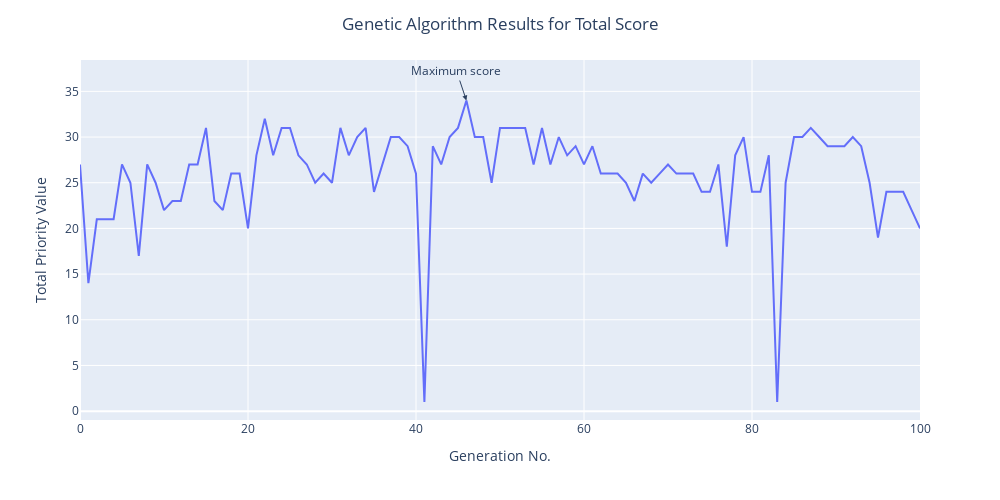

Notebook code for this chart:
### Code cell
import plotly.express as px
figure = px.line(x = range(0,101), y = ga.list_of_solutions_score, width=1000, height=500)
figure.update_layout(title_text='Genetic Algorithm Results for Total Score', title_x=0.5)
figure.update_yaxes(title_text='Total Priority Value')
figure.update_xaxes(title_text='Generation No.')

figure.add_annotation(x=ga.best_solution.generation, y=ga.best_solution.score_evaluation,
            text="Maximum score",
            showarrow=True,
            arrowhead=2)
figure.show()

### Figure 1 — Plotly figure (JSON) as saved in the notebook; plotly's stock layout.template omitted (floating-point values rounded to 4 significant figures)
{"data": [{"hovertemplate": "x=%{x}<br>y=%{y}<extra></extra>", "legendgroup": "", "line": {"color": "#636efa", "dash": "solid"}, "marker": {"symbol": "circle"}, "mode": "lines", "name": "", "orientation": "v", "showlegend": false, "type": "scatter", "x": [0, 1, 2, 3, 4, 5, 6, 7, 8, 9, 10, 11, 12, 13, 14, 15, 16, 17, 18, 19, 20, 21, 22, 23, 24, 25, 26, 27, 28, 29, 30, 31, 32, 33, 34, 35, 36, 37, 38, 39, 40, 41, 42, 43, 44, 45, 46, 47, 48, 49, 50, 51, 52, 53, 54, 55, 56, 57, 58, 59, 60, 61, 62, 63, 64, 65, 66, 67, 68, 69, 70, 71, 72, 73, 74, 75, 76, 77, 78, 79, 80, 81, 82, 83, 84, 85, 86, 87, 88, 89, 90, 91, 92, 93, 94, 95, 96, 97, 98, 99, 100], "xaxis": "x", "y": [27, 14, 21, 21, 21, 27, 25, 17, 27, 25, 22, 23, 23, 27, 27, 31, 23, 22, 26, 26, 20, 28, 32, 28, 31, 31, 28, 27, 25, 26, 25, 31, 28, 30, 31, 24, 27, 30, 30, 29, 26, 1, 29, 27, 30, 31, 34, 30, 30, 25, 31, 31, 31, 31, 27, 31, 27, 30, 28, 29, 27, 29, 26, 26, 26, 25, 23, 26, 25, 26, 27, 26, 26, 26, 24, 24, 27, 18, 28, 30, 24, 24, 28, 1, 25, 30, 30, 31, 30, 29, 29, 29, 30, 29, 25, 19, 24, 24, 24, 22, 20], "yaxis": "y"}], "layout": {"annotations": [{"arrowhead": 2, "showarrow": true, "text": "Maximum score", "x": 46, "y": 34}], "height": 500, "legend": {"tracegroupgap": 0}, "margin": {"t": 60}, "title": {"text": "Genetic Algorithm Results for Total Score", "x": 0.5}, "width": 1000, "xaxis": {"anchor": "y", "autorange": true, "domain": [0, 1], "range": [0, 100], "title": {"text": "Generation No."}, "type": "linear"}, "yaxis": {"anchor": "x", "autorange": true, "domain": [0, 1], "range": [-0.9604, 38.25], "title": {"text": "Total Priority Value"}, "type": "linear"}}}
